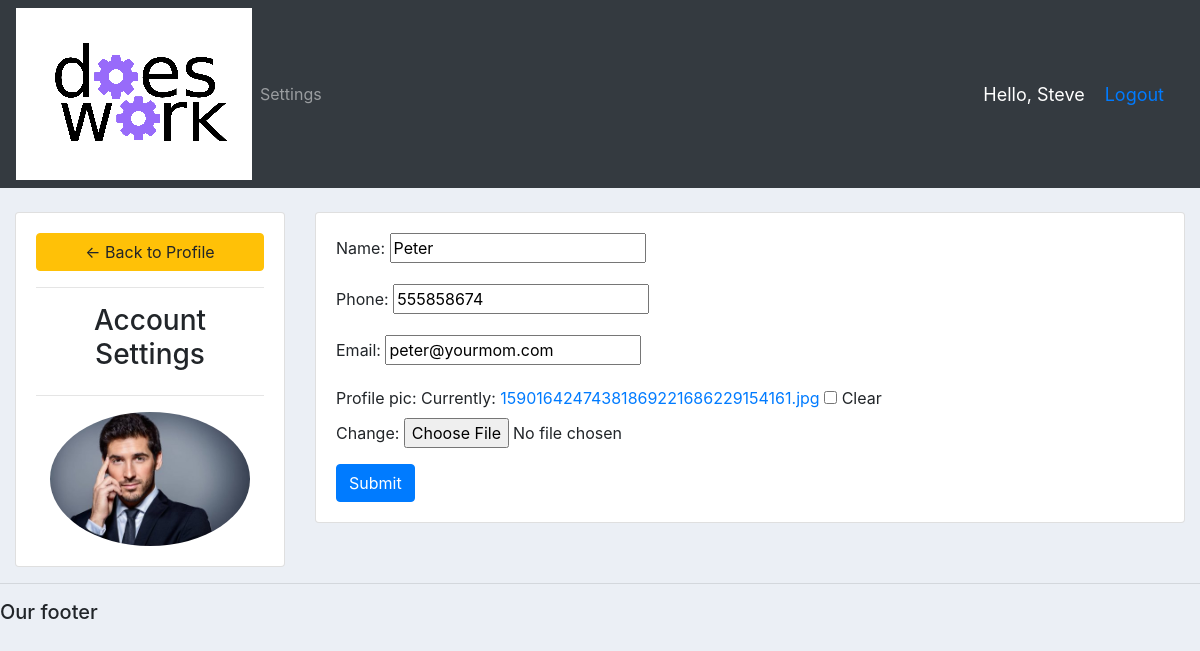
/account/ (signed in), run on the app's committed database.
### accounts/models.py (models this page shows, shortened)
class Customer(models.Model):
    user = models.OneToOneField(User, null=True, blank=True, on_delete=models.CASCADE)
    name = models.CharField(max_length=200, null=True)
    phone = models.CharField(max_length=200, null=True)
    email = models.CharField(max_length=200, null=True)
    profile_pic = models.ImageField(default="doeswork.png" ,null=True, blank=True)
    date_created = models.DateTimeField(auto_now_add=True)

### accounts/decorators.py (the view)
        def wrapper_func(request, *args, **kwargs):
            print("Working Wrapper", allowed_roles)
            group = None
            if request.user.groups.exists():
                group = request.user.groups.all()[0].name
            if group in allowed_roles:
                return view_func(request, *args, **kwargs)
            else:
                return HttpResponse('Your are not authorized to see this page.')

### accounts/forms.py
class CustomerForm(ModelForm):
    class Meta:
        model = Customer
        fields = '__all__'
        exclude = ['user']

### accounts/views.py (called while the page is built)
@login_required(login_url='login')
@allowed_users(allowed_roles=['customers'])
def accountSettings(request):
    customer = request.user.customer
    form = CustomerForm(instance=customer)
    if request.method == 'POST':
        form = CustomerForm(request.POST, request.FILES, instance=customer)
        if form.is_valid():
            form.save()
    context = {'form':form}
    return render(request, 'accounts/account_settings.html', context)

### accounts/templates/accounts/account_settings.html (shortened to what this page needs)
{%  extends 'accounts/main.html' %}
{% load static %}
{% block content %}
<br>
<div class="row">
	<div class="col-md-3">
		<div class="card card-body">
			<a class="btn btn-warning" href="{% url 'home' %}"> &#8592; Back to Profile</a>
			<hr>
			<h3 style="text-align: center">Account Settings</h3>
            <hr>
            {% if request.user.customer.profile_pic %}
			    <img class="profile-pic" src="{{request.user.customer.profile_pic.url}}" >
            {% endif %}
		</div>
	</div>
	<div class="col-md-9">
		<div class="card card-body">
			<form method="POST" action="" enctype="multipart/form-data">
				{{form.as_p}}
			<input class="btn btn-primary" type="submit" name="Update Information">
			</form>
		</div>
	</div>
</div>
{% endblock %}

### accounts/templates/accounts/navbar.html (shortened to what this page needs)
{% load static %}
<nav class="navbar navbar-expand-lg navbar-dark bg-dark">
        <img src="{% static 'images/doeswork.png' %}">
        <div class="collapse navbar-collapse" id="navbarNav">
          <ul class="navbar-nav">
            {% if request.user.is_staff %}
            <li class="nav-item">
              <a class="nav-link" href="{% url 'home' %}">Dashboard</a>
            </li>
            <li class="nav-item">
              <a class="nav-link" href="{% url 'products' %}">Products</a>
            </li>
            {% else %}
            <li class="nav-item">
                <a class="nav-link" href="{% url 'account' %}">Settings</a>
            </li>
            {% endif %}
          </ul>
        </div>
        <span class="hello-msg">Hello, {{request.user}}</span>
        <spanc class="hello-msg"><a href="{% url 'logout' %}">Logout</a></span>
      </nav>

### static/css/main.css (style rules this page uses)
body { background-color: #ebeff5; }

### accounts/templates/accounts/navbar.html (style rules this page uses)
.hello-msg { font-size: 18px; color: #fff; margin-right: 20px; }

### accounts/templates/accounts/account_settings.html (style rules this page uses)
.profile-pic { max-width: 200px; max-height:200px; margin: 0 auto; border-radius: 50%; }

### data on the page
Customer: name "Peter", phone "555858674", email "peter@yourmom.com"

### other printed values
{{ request.user }} "Steve"
